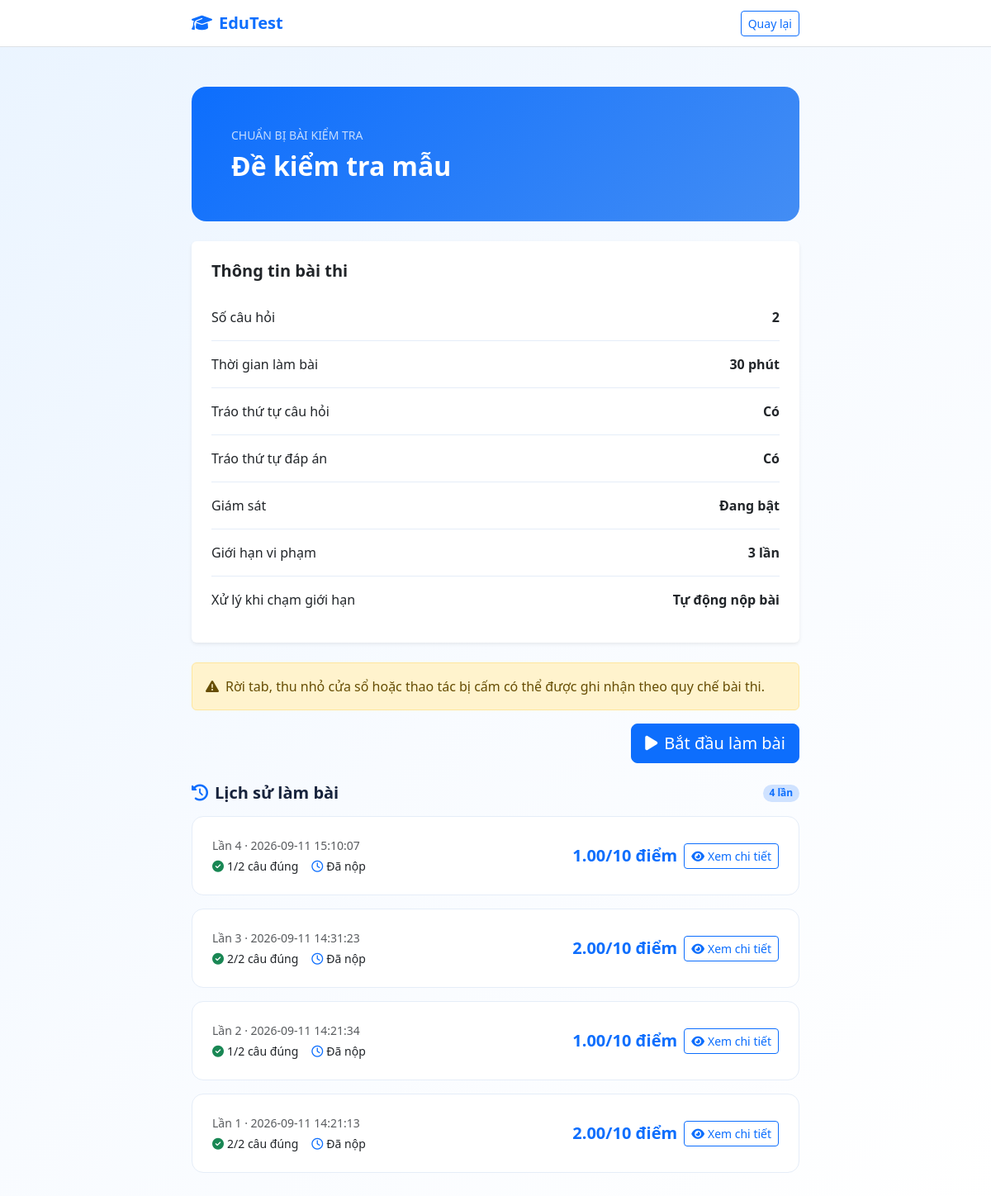
The app's page /index.php?action=prepare_exam&exam_id=1 (signed in) with its own data.
### tables this page shows
CREATE TABLE `exams` (
  `exam_id` int(11) NOT NULL AUTO_INCREMENT,
  `teacher_id` int(11) NOT NULL,
  `class_id` int(11) DEFAULT NULL,
  `title` varchar(200) NOT NULL,
  `duration_minutes` int(11) NOT NULL,
  `anti_cheat_enabled` tinyint(1) NOT NULL DEFAULT 1,
  `violation_limit` int(11) NOT NULL DEFAULT 3,
  `violation_action` varchar(20) NOT NULL DEFAULT 'auto_submit',
  `shuffle_questions` tinyint(1) DEFAULT 1,
  `shuffle_answers` tinyint(1) DEFAULT 1,
  `start_time` datetime DEFAULT NULL,
  `end_time` datetime DEFAULT NULL,
  `status` varchar(20) DEFAULT 'draft',
  `created_at` datetime DEFAULT current_timestamp(),
  PRIMARY KEY (`exam_id`),
  KEY `teacher_id` (`teacher_id`),
  KEY `class_id` (`class_id`),
  CONSTRAINT `exams_ibfk_1` FOREIGN KEY (`teacher_id`)
    REFERENCES `users` (`user_id`) ON DELETE CASCADE,
  CONSTRAINT `exams_ibfk_2` FOREIGN KEY (`class_id`)
    REFERENCES `classes` (`class_id`) ON DELETE SET NULL
);

CREATE TABLE `exam_attempts` (
  `attempt_id` int(11) NOT NULL AUTO_INCREMENT,
  `exam_id` int(11) NOT NULL,
  `student_id` int(11) NOT NULL,
  `start_time` datetime DEFAULT current_timestamp(),
  `end_time` datetime DEFAULT NULL,
  `status` varchar(20) DEFAULT 'in_progress',
  `total_score` decimal(5,2) DEFAULT 0.00,
  `duration_minutes_snapshot` int(11) DEFAULT NULL,
  `anti_cheat_enabled_snapshot` tinyint(1) DEFAULT NULL,
  `violation_limit_snapshot` int(11) DEFAULT NULL,
  `violation_action_snapshot` varchar(20) DEFAULT NULL,
  `shuffle_questions_snapshot` tinyint(1) DEFAULT NULL,
  `shuffle_answers_snapshot` tinyint(1) DEFAULT NULL,
  `shuffle_seed` char(64) DEFAULT NULL,
  `submit_reason` varchar(30) NOT NULL DEFAULT 'manual',
  `review_status` varchar(20) NOT NULL DEFAULT 'not_required',
  `review_note` varchar(500) DEFAULT NULL,
  `reviewed_by` int(11) DEFAULT NULL,
  `reviewed_at` datetime DEFAULT NULL,
  PRIMARY KEY (`attempt_id`),
  KEY `exam_id` (`exam_id`),
  KEY `student_id` (`student_id`),
  CONSTRAINT `exam_attempts_ibfk_1` FOREIGN KEY (`exam_id`)
    REFERENCES `exams` (`exam_id`) ON DELETE CASCADE,
  CONSTRAINT `exam_attempts_ibfk_2` FOREIGN KEY (`student_id`)
    REFERENCES `users` (`user_id`) ON DELETE CASCADE,
  CONSTRAINT `exam_attempts_reviewed_by_ibfk` FOREIGN KEY (`reviewed_by`)
    REFERENCES `users` (`user_id`) ON DELETE SET NULL
);

### controllers/ExamController.php (called while the page is built, shortened)
<?php
class ExamController {
    private $pdo;
    public function __construct($pdo) {
        $this->pdo = $pdo;
    }
    public function prepare() {
        $examId = (int) ($_GET['exam_id'] ?? 0);
        $stmt = $this->pdo->prepare(
            "SELECT e.*, COUNT(eq.id) AS question_count
             FROM exams e
             LEFT JOIN exam_questions eq ON eq.exam_id = e.exam_id
             WHERE e.exam_id = ? AND e.status = 'published'
             GROUP BY e.exam_id"
        );
        $stmt->execute([$examId]);
        $exam = $stmt->fetch();
        $studentId = (int) $_SESSION['user']['id'];
        $historyStmt = $this->pdo->prepare(
            "SELECT ea.attempt_id, ea.total_score, ea.start_time, ea.end_time,
                    ea.submit_reason, ea.review_status,
                    COUNT(DISTINCT CASE WHEN aa.is_correct = TRUE THEN aa.question_id END) AS correct_count,
                    COUNT(DISTINCT eq.question_id) AS question_count
             FROM exam_attempts ea
             LEFT JOIN attempt_answers aa ON aa.attempt_id = ea.attempt_id
             JOIN exam_questions eq ON eq.exam_id = ea.exam_id
             WHERE ea.exam_id = ? AND ea.student_id = ?
               AND ea.status IN ('completed', 'voided')
             GROUP BY ea.attempt_id, ea.total_score, ea.start_time, ea.end_time,
                      ea.submit_reason, ea.review_status
             ORDER BY ea.end_time DESC, ea.attempt_id DESC"
        );
        $historyStmt->execute([$examId, $studentId]);
        $attemptHistory = $historyStmt->fetchAll();
        $completedAttemptCount = count($attemptHistory);
        $activeAttemptStmt = $this->pdo->prepare(
            "SELECT attempt_id
             FROM exam_attempts
             WHERE exam_id = ? AND student_id = ? AND status = 'in_progress'
             ORDER BY attempt_id DESC LIMIT 1"
        );
        $activeAttemptStmt->execute([$examId, $studentId]);
        $activeAttemptId = $activeAttemptStmt->fetchColumn();
        require __DIR__ . '/../views/exams/prepare.php';
    }
}
?>

### views/exams/prepare.php (the view, shortened to what this page needs)
<!DOCTYPE html>
<html lang="vi">
<head>
    <link href="https://cdn.jsdelivr.net/npm/bootstrap@5.3.2/dist/css/bootstrap.min.css" rel="stylesheet">
    <link rel="stylesheet" href="https://cdnjs.cloudflare.com/ajax/libs/font-awesome/6.4.2/css/all.min.css">
</head>
<body>
<nav class="navbar bg-white border-bottom">
    <div class="container prepare-shell">
        <a class="navbar-brand fw-bold text-primary" href="index.php?action=dashboard"><i class="fa-solid fa-graduation-cap me-2"></i>EduTest</a>
        <a href="index.php?action=dashboard" class="btn btn-sm btn-outline-primary">Quay lại</a>
    </div>
</nav>
<main class="container prepare-shell py-4 py-md-5">
    <section class="prepare-header p-4 p-md-5 mb-4">
        <div class="small opacity-75 mb-2">CHUẨN BỊ BÀI KIỂM TRA</div>
        <h1 class="h2 fw-bold mb-0"><?php echo htmlspecialchars($exam['title']); ?></h1>
    </section>
    <section class="card border-0 shadow-sm mb-4">
        <div class="card-body p-4">
            <h2 class="h5 fw-bold mb-3">Thông tin bài thi</h2>
            <div class="policy-row d-flex justify-content-between py-3 gap-3"><span>Số câu hỏi</span><strong><?php echo (int) $exam['question_count']; ?></strong></div>
            <div class="policy-row d-flex justify-content-between py-3 gap-3"><span>Thời gian làm bài</span><strong><?php echo (int) $exam['duration_minutes']; ?> phút</strong></div>
            <div class="policy-row d-flex justify-content-between py-3 gap-3"><span>Tráo thứ tự câu hỏi</span><strong><?php echo (int) $exam['shuffle_questions'] ? 'Có' : 'Không'; ?></strong></div>
            <div class="policy-row d-flex justify-content-between py-3 gap-3"><span>Tráo thứ tự đáp án</span><strong><?php echo (int) $exam['shuffle_answers'] ? 'Có' : 'Không'; ?></strong></div>
            <div class="policy-row d-flex justify-content-between py-3 gap-3"><span>Giám sát</span><strong><?php echo (int) $exam['anti_cheat_enabled'] ? 'Đang bật' : 'Đang tắt'; ?></strong></div>
            <?php if ((int) $exam['anti_cheat_enabled']): ?>
                <div class="policy-row d-flex justify-content-between py-3 gap-3"><span>Giới hạn vi phạm</span><strong><?php echo (int) $exam['violation_limit']; ?> lần</strong></div>
                <div class="policy-row d-flex justify-content-between py-3 gap-3"><span>Xử lý khi chạm giới hạn</span><strong><?php echo $exam['violation_action'] === 'auto_submit' ? 'Tự động nộp bài' : 'Ghi log cảnh báo'; ?></strong></div>
            <?php endif; ?>
        </div>
    </section>
    <div class="alert alert-warning" role="note">
        <i class="fa-solid fa-triangle-exclamation me-2"></i>Rời tab, thu nhỏ cửa sổ hoặc thao tác bị cấm có thể được ghi nhận theo quy chế bài thi.
    </div>
    <form id="start-exam-form" method="post" action="index.php?action=start_exam" class="text-end mb-4">
        <button type="submit" class="btn btn-primary btn-lg"><i class="fa-solid fa-play me-2"></i><?php echo $activeAttemptId ? 'Tiếp tục làm bài' : 'Bắt đầu làm bài'; ?></button>
    </form>
    <section aria-labelledby="attempt-history-title">
        <div class="d-flex justify-content-between align-items-center mb-3">
            <h2 id="attempt-history-title" class="h5 fw-bold mb-0">
                <i class="fa-solid fa-clock-rotate-left text-primary me-2"></i>Lịch sử làm bài
            </h2>
            <span class="badge rounded-pill bg-primary-subtle text-primary">
                <?php echo $completedAttemptCount; ?> lần
            </span>
        </div>
        <?php if (!$attemptHistory): ?>
            <div class="card history-card">
                <div class="card-body text-center text-muted py-4">
                    <i class="fa-regular fa-folder-open fs-2 mb-2"></i>
                    <p class="mb-0">Bạn chưa có lịch sử làm bài.</p>
                </div>
            </div>
        <?php else: ?>
            <div class="d-grid gap-3">
                <?php foreach ($attemptHistory as $historyIndex => $history): ?>
                    <article class="card history-card<?php echo $historyIndex >= 5 ? ' history-extra' : ''; ?>">
                        <div class="card-body p-3 p-md-4">
                            <div class="d-flex flex-wrap justify-content-between align-items-center gap-3">
                                <div>
                                    <div class="text-muted small mb-1">
                                        Lần <?php echo $completedAttemptCount - $historyIndex; ?> ·
                                        <?php echo htmlspecialchars($history['end_time'] ?? 'Chưa xác định'); ?>
                                    </div>
                                    <div class="d-flex flex-wrap gap-3 small">
                                        <span><i class="fa-solid fa-circle-check text-success me-1"></i><?php echo (int) $history['correct_count']; ?>/<?php echo (int) $history['question_count']; ?> câu đúng</span>
                                        <span><i class="fa-regular fa-clock text-primary me-1"></i><?php echo htmlspecialchars($history['submit_reason'] === 'time_expired' ? 'Hết giờ' : ($history['submit_reason'] === 'violation_limit' ? 'Tự động nộp' : 'Đã nộp')); ?></span>
                                    </div>
                                </div>
                                <div class="d-flex align-items-center gap-2">
                                    <strong class="history-score text-end text-primary fs-5"><?php echo number_format((float) $history['total_score'], 2); ?>/10 điểm</strong>
                                    <a class="btn btn-outline-primary btn-sm text-nowrap" href="index.php?action=attempt_detail&amp;attempt_id=<?php echo (int) $history['attempt_id']; ?>&amp;from=exam&amp;exam_id=<?php echo (int) $exam['exam_id']; ?>">
                                        <i class="fa-solid fa-eye me-1"></i>Xem chi tiết
                                    </a>
                                </div>
                            </div>
                        </div>
                    </article>
                <?php endforeach; ?>
            </div>
        <?php endif; ?>
    </section>
</main>
</body>
</html>

### views/exams/prepare.php (style rules this page uses)
body { min-height: 100vh; background: linear-gradient(135deg, #eaf4ff, #f8fbff 52%, #fff); color: #17233c; }
.prepare-shell { max-width: 760px; }
.prepare-header { border: 0; border-radius: 18px; background: linear-gradient(135deg, #0d6efd, #438df4); color: #fff; }
.policy-row { border-bottom: 1px solid #e5edf8; }
.policy-row:last-child { border-bottom: 0; }
.history-card { border: 1px solid #e5edf8; border-radius: 14px; }
.history-score { min-width: 86px; }

### records on screen
exams: title "Đề kiểm tra mẫu", duration_minutes "30", violation_limit "3"
exam_attempts: historyIndex "4", end_time "2026-09-11 15:10:07", correct_count "1", question_count "2", submit_reason "Đã nộp", total_score "1.00"
exam_attempts: historyIndex "3", end_time "2026-09-11 14:31:23", correct_count "2", question_count "2", submit_reason "Đã nộp", total_score "2.00"
exam_attempts: historyIndex "2", end_time "2026-09-11 14:21:34", correct_count "1", question_count "2", submit_reason "Đã nộp", total_score "1.00"
exam_attempts: historyIndex "1", end_time "2026-09-11 14:21:13", correct_count "2", question_count "2", submit_reason "Đã nộp", total_score "2.00"

### other values on screen
$exam['question_count'] "2"
$completedAttemptCount "4"
